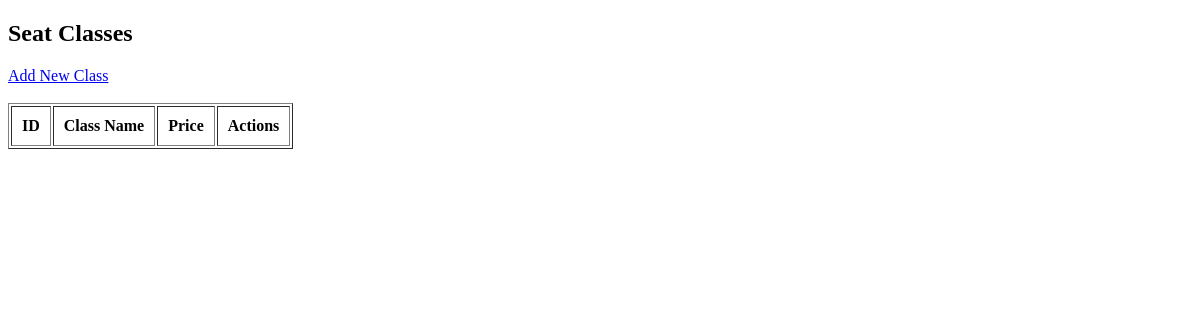
/movie/read_seats_classes.php, run on an earlier commit of the app's database.
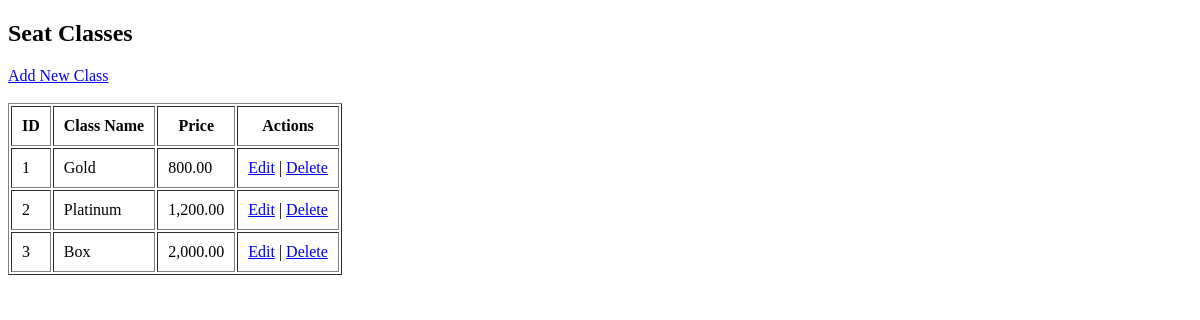
And on a later commit of the database.
### tables this page shows
CREATE TABLE seat_classes (
    class_id INT AUTO_INCREMENT PRIMARY KEY,
    class_name ENUM('Gold', 'Platinum', 'Box') NOT NULL,
    price DECIMAL(10,2) NOT NULL
);

### movie/read_seats_classes.php (the view, shortened to what this page needs)
<?php
include 'connect.php';
$result = $conn->query("SELECT * FROM seat_classes");
?>
<!DOCTYPE html>
<html>
<head>
</head>
<body>
    <h2>Seat Classes</h2>
    <a href="create_seats_classes.php">Add New Class</a><br><br>
    <table border="1" cellpadding="10">
        <tr>
            <th>ID</th>
            <th>Class Name</th>
            <th>Price</th>
            <th>Actions</th>
        </tr>
        <?php while($row = $result->fetch_assoc()): ?>
        <tr>
            <td><?= $row['class_id'] ?></td>
            <td><?= htmlspecialchars($row['class_name']) ?></td>
            <td><?= number_format($row['price'], 2) ?></td>
            <td>
                <a href="edit_seats_classes.php?id=<?= $row['class_id'] ?>">Edit</a> |
                <a href="delete_seats_classes.php?id=<?= $row['class_id'] ?>" onclick="return confirm('Delete this class?')">Delete</a>
            </td>
        </tr>
        <?php endwhile; ?>
    </table>
</body>
</html>

What changed in the data, as far as the page shows it:
added seat_classes: class_id "1", class_name "Gold", price "800.00"
added seat_classes: class_id "2", class_name "Platinum", price "1,200.00"
added seat_classes: class_id "3", class_name "Box", price "2,000.00"
